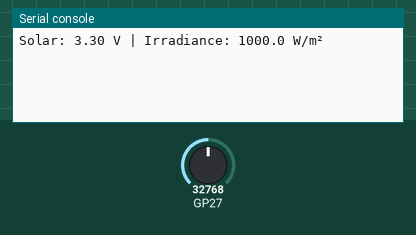
A program run on a simulated Raspberry Pi Pico running MicroPython. On the bench: the last lines printed to the serial console. The test bench sets the inputs (shaded band); at power-on: GP27 = 32768 (analog values on the 0–65535 scale).

Above: at 1.2 s.
1.3 s: GP27 set to 45874
At 5.9 s:
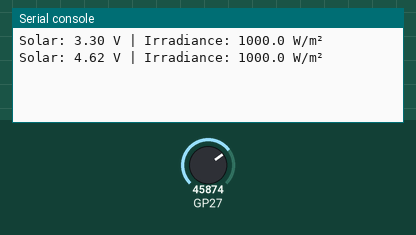
7.3 s: GP27 set to 57670
At 10.9 s:
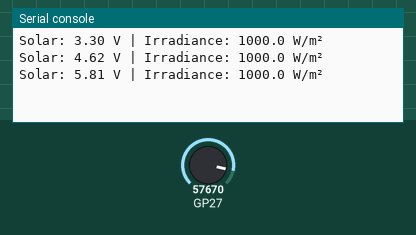
Timing chart, 0 to 12.4 s (numbered marks = the images above; inputs shaded):
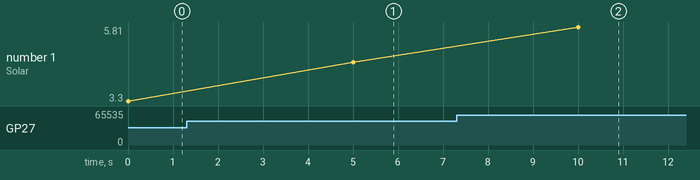

Measured:
- after the input at 1.3 s, the serial console: prints a new line after 3.7 s (image 1)
- after the input at 7.3 s, the serial console: prints a new line after 2.7 s (image 2)
- plotted number 1: 3.3 → 4.62 after the input at 1.3 s, 4.62 → 5.81 after the input at 7.3 s

The program:

solar_check.py
```python
from machine import ADC
import time

def read_solar_voltage(adc_pin=27, r1=100_000, r2=100_000):
    adc = ADC(adc_pin)
    conversion_factor = 3.3 / 65535
    raw = adc.read_u16()
    measured = raw * conversion_factor
    voltage = measured * (r1 + r2) / r2
    return round(voltage, 2)

def solar_voltage_to_irradiance_ak50x50(voltage, full_sun_voc=2.0):
    if voltage <= 0:
        return 0.0
    irradiance = (voltage / full_sun_voc) * 1000
    return round(min(irradiance, 1000.0), 1)

while True:
    vsolar = read_solar_voltage()
    irradiance = solar_voltage_to_irradiance_ak50x50(vsolar)
    print(f"Solar: {vsolar:.2f} V | Irradiance: {irradiance:.1f} W/m²")
    time.sleep(5)
```
